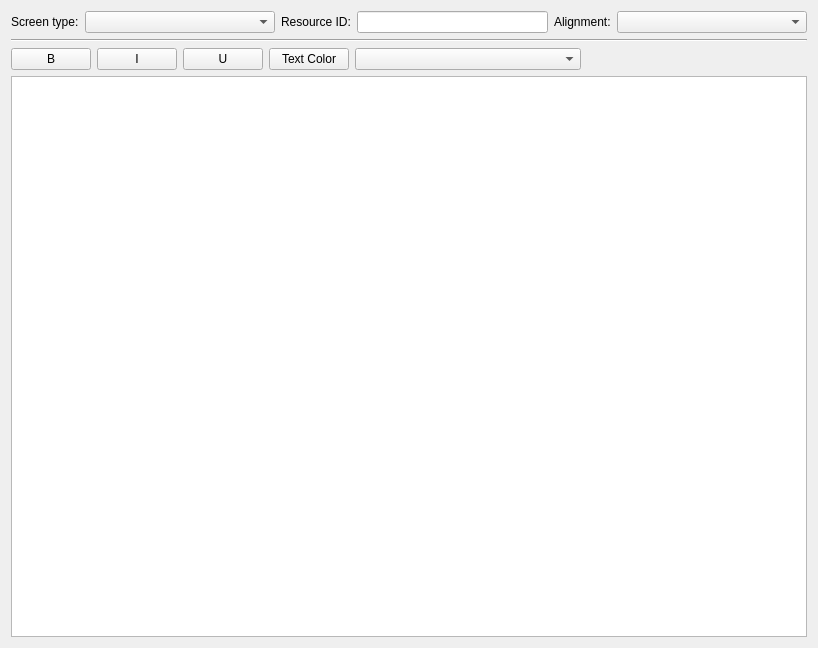
<?xml version="1.0" encoding="UTF-8"?>
<ui version="4.0">
 <class>ScreenEditTab</class>
 <widget class="QWidget" name="ScreenEditTab">
  <property name="geometry">
   <rect>
    <x>0</x>
    <y>0</y>
    <width>818</width>
    <height>648</height>
   </rect>
  </property>
  <property name="windowTitle">
   <string>Screen Editor</string>
  </property>
  <layout class="QVBoxLayout" name="verticalLayout_2">
   <item>
    <layout class="QHBoxLayout" name="screen_attribute_hbox" stretch="0,1,0,1,0,1">
     <item>
      <widget class="QLabel" name="screen_type_label">
       <property name="text">
        <string>Screen type:</string>
       </property>
      </widget>
     </item>
     <item>
      <widget class="QComboBox" name="screen_type_combo"/>
     </item>
     <item>
      <widget class="QLabel" name="resource_id_label">
       <property name="text">
        <string>Resource ID:</string>
       </property>
      </widget>
     </item>
     <item>
      <widget class="QLineEdit" name="resource_id_edit"/>
     </item>
     <item>
      <widget class="QLabel" name="alignment_label">
       <property name="text">
        <string>Alignment:</string>
       </property>
      </widget>
     </item>
     <item>
      <widget class="QComboBox" name="alignment_combo"/>
     </item>
    </layout>
   </item>
   <item>
    <widget class="Line" name="control_separator_line">
     <property name="orientation">
      <enum>Qt::Horizontal</enum>
     </property>
    </widget>
   </item>
   <item>
    <layout class="QHBoxLayout" name="font_control_hbox" stretch="0,0,0,0,0,0">
     <item>
      <widget class="QPushButton" name="bold_button">
       <property name="sizePolicy">
        <sizepolicy hsizetype="Maximum" vsizetype="Fixed">
         <horstretch>0</horstretch>
         <verstretch>0</verstretch>
        </sizepolicy>
       </property>
       <property name="toolTip">
        <string>Bold</string>
       </property>
       <property name="text">
        <string>B</string>
       </property>
      </widget>
     </item>
     <item>
      <widget class="QPushButton" name="italic_button">
       <property name="sizePolicy">
        <sizepolicy hsizetype="Maximum" vsizetype="Fixed">
         <horstretch>0</horstretch>
         <verstretch>0</verstretch>
        </sizepolicy>
       </property>
       <property name="toolTip">
        <string>Italic</string>
       </property>
       <property name="text">
        <string>I</string>
       </property>
      </widget>
     </item>
     <item>
      <widget class="QPushButton" name="underline_button">
       <property name="sizePolicy">
        <sizepolicy hsizetype="Maximum" vsizetype="Fixed">
         <horstretch>0</horstretch>
         <verstretch>0</verstretch>
        </sizepolicy>
       </property>
       <property name="toolTip">
        <string>Underline</string>
       </property>
       <property name="text">
        <string>U</string>
       </property>
      </widget>
     </item>
     <item>
      <widget class="QPushButton" name="text_color_button">
       <property name="sizePolicy">
        <sizepolicy hsizetype="Maximum" vsizetype="Fixed">
         <horstretch>0</horstretch>
         <verstretch>0</verstretch>
        </sizepolicy>
       </property>
       <property name="toolTip">
        <string>Insert Text Color Tag</string>
       </property>
       <property name="text">
        <string>Text Color</string>
       </property>
      </widget>
     </item>
     <item>
      <widget class="QComboBox" name="text_color_combo">
       <property name="sizePolicy">
        <sizepolicy hsizetype="MinimumExpanding" vsizetype="Fixed">
         <horstretch>0</horstretch>
         <verstretch>0</verstretch>
        </sizepolicy>
       </property>
       <property name="toolTip">
        <string>Selected Color Tag</string>
       </property>
      </widget>
     </item>
     <item>
      <spacer name="font_control_spacer">
       <property name="orientation">
        <enum>Qt::Horizontal</enum>
       </property>
       <property name="sizeHint" stdset="0">
        <size>
         <width>40</width>
         <height>20</height>
        </size>
       </property>
      </spacer>
     </item>
    </layout>
   </item>
   <item>
    <widget class="QPlainTextEdit" name="screen_text_edit"/>
   </item>
  </layout>
 </widget>
 <resources/>
 <connections/>
</ui>
